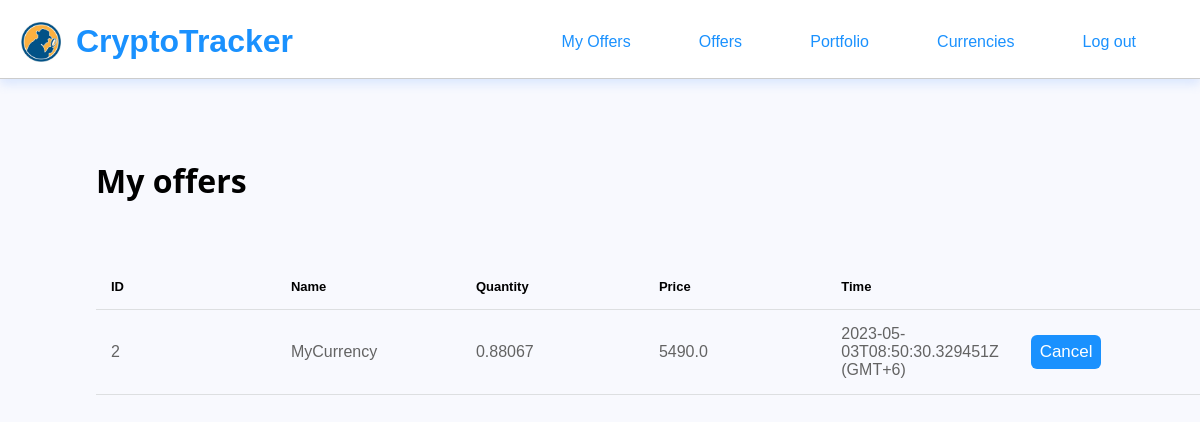
/polls/2/, run on an earlier commit of the app's database.
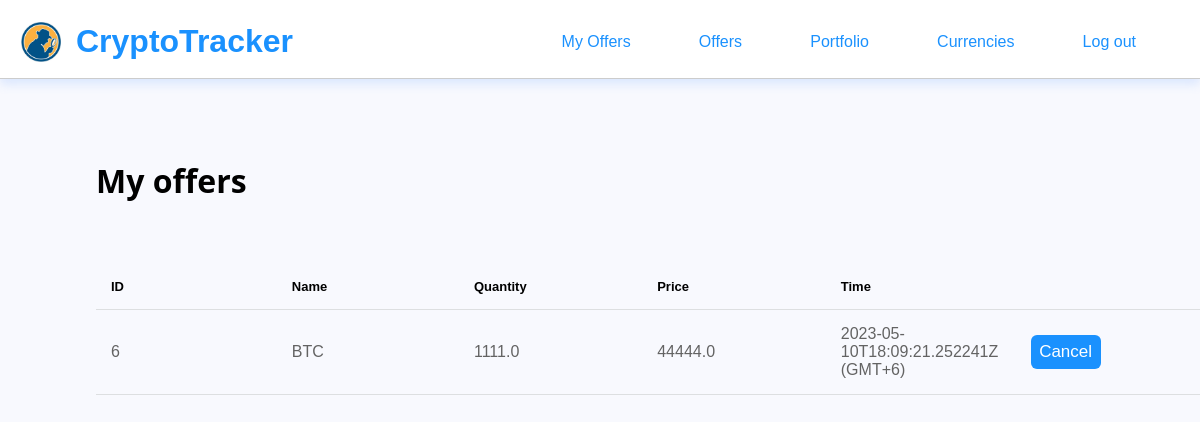
And on a later commit of the database.
### app/models.py (models this page shows, shortened)
class Currency(models.Model):
    cmc_rank = models.BigIntegerField(null=True)
    name = models.CharField(null=True, max_length=100)
    symbol = models.CharField(null=True, max_length=100)
    image = models.ImageField(upload_to='currency', max_length=254, default='')
    price = models.DecimalField(max_digits=10, decimal_places=2)
    percent_change_24h = models.FloatField(max_length=10, null=True)
    percent_change_7d = models.FloatField(max_length=10, null=True)
    volume_24h = models.FloatField(max_length=10, null=True)
    market_cap = models.FloatField(max_length=10, null=True)
    description = models.TextField(blank=True)

class Poll(models.Model):
    user = models.ForeignKey(to=User, on_delete=models.CASCADE)
    currency = models.ForeignKey(to=Currency, on_delete=models.CASCADE)
    quantity = models.FloatField(default=0)
    price = models.FloatField(default=0)
    created_timestamp = models.DateTimeField(auto_now_add=True)

### app/views.py (the view)
# urls.py: path('polls/', PollList.as_view(), name='offers'),
class PollList(generics.ListAPIView):
    queryset = Poll.objects.all()
    serializer_class = PollSerializer
    def get(self, request, id=""):
        if id != "":
            user = User.objects.get(id=id)
            try:
                polls = Poll.objects.filter(user=user)
            except Poll.DoesNotExist as e:
                return Response({"message": "No"})
            serializer = PollSerializer(polls, many=True)
            return render(request, 'mine.html', {'polls': serializer.data})
        else:
            user = request.user
            polls = self.get_queryset().exclude(user=user.id)
        serializer = PollSerializer(polls, many=True)
        return render(request, 'offers.html', {'polls': serializer.data})

### app/templates/mine.html (shortened to what this page needs)
{% load static %}
<!DOCTYPE html>
<html lang="en">
<head>
    <link rel="stylesheet" href="{% static 'css/header.css' %}">
    <link rel="stylesheet" href="{% static 'css/mine.css' %}">
</head>
<body>
    <header class="site-header">
        <div class="site-identity">
            <img src="/media/1.png" alt="logo">
            <h1><a href="/">CryptoTracker</a></h1>
        </div>
        <nav class="site-navigation">
            <ul class="nav">
            <li><a href="/polls/{{ user.id }}/">My Offers</a></li>
                <li><a href="/offers">Offers</a></li>
                <li><a href="/user/profile">Portfolio</a></li>
                <li><a href="/currencies">Currencies</a></li>
                <li><a href="/user/login">Log out</a></li>
            </ul>
        </nav>
    </header>
    <div class="cont">
        <h1 style="font-family:'Segoe UI', Tahoma, Geneva, Verdana, sans-serif">My offers</h1>
        <table>
        <thead>
            <tr>
                <td>ID</td>
                <td>Name</td>
                <td>Quantity</td>
                <td>Price</td>
                <td>Time</td>
                <td></td>
            </tr>
        </thead>
        <tbody>
        {% for i in polls %}
            <tr>
                <td>{{ i.id }}</td>
                <td>{{ i.currency.name }}</td>
                <td>{{ i.quantity }}</td>
                <td>{{ i.price }}</td>
                <td>{{ i.created_timestamp }} (GMT+6)</td>
                <td><button class="first" onclick="deletePoll('{{ i.id }}')">Cancel</button></td>
            </tr>
        {% endfor %}
        </tbody>
    </table>
  </div>
</body>
</html>

What changed in the data, as far as the page shows it:
removed Poll: quantity "0.88067", price "5490.0"
added Poll: quantity "1111.0", price "44444.0"
Also different on the page:
new list line: "6 2023-05-10T18:09:21.252241Z (GMT+6) Cancel"
new list line: "BTC"
list line gone: "2 2023-05-03T08:50:30.329451Z (GMT+6) Cancel"
list line gone: "MyCurrency"
